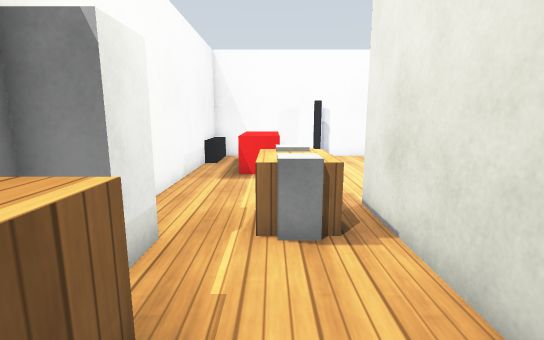
view 1 (above)

13 first-person views from a walk through a world built for the Gazebo simulator. The camera is 1.1 m above the floor, tilts 10° down and sees 85° across. The floor is counted in squares, 0.5 m on a side. Each view is taken from the middle of a square. On the plan, view 1 faces up. The plan holds only what a view shows up to about 18 squares ahead; the rest is blank. Simple patterns stand in for the simulator's built-in surfaces.

view 2
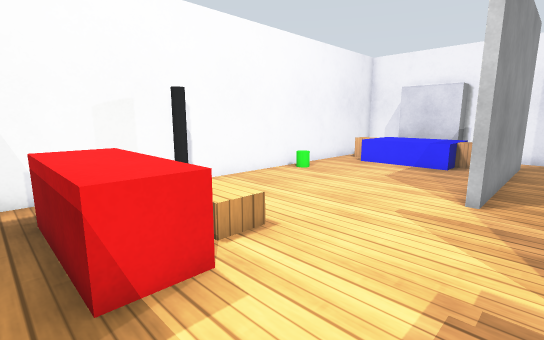

view 3
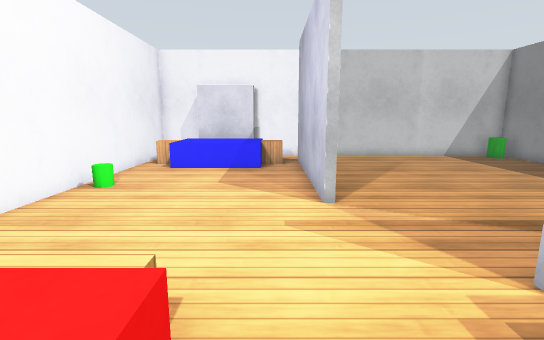

view 4
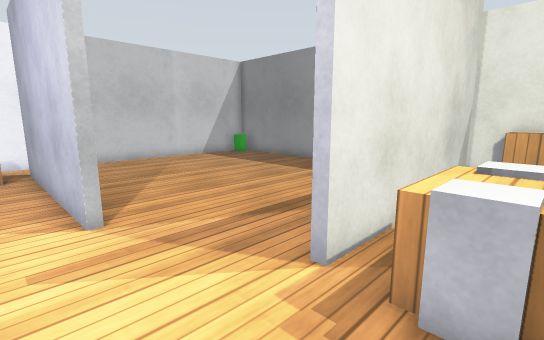

view 5
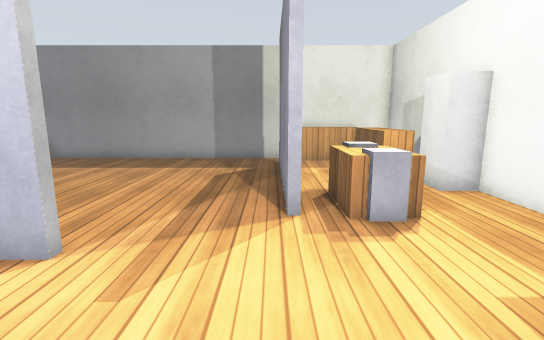

view 6
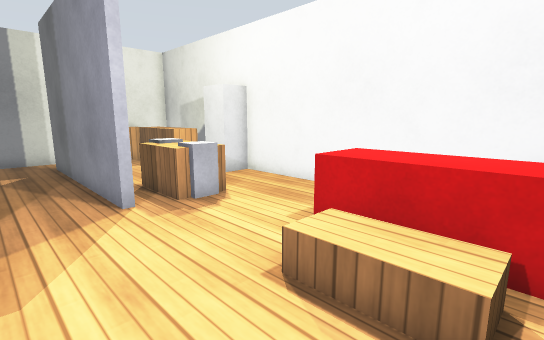

view 7
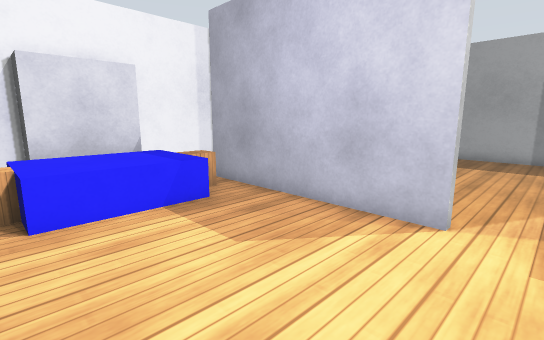

view 8
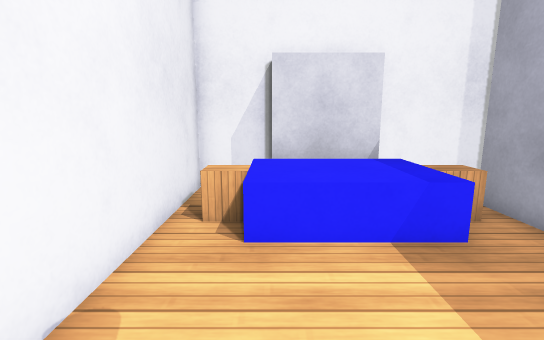

view 9
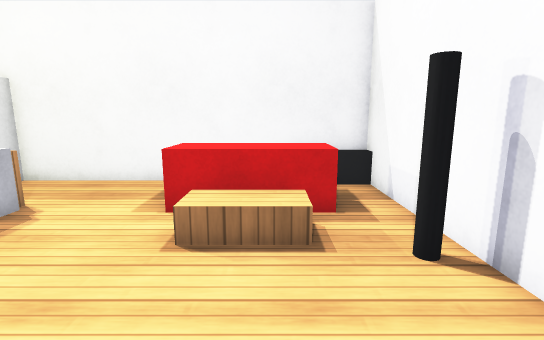

view 10
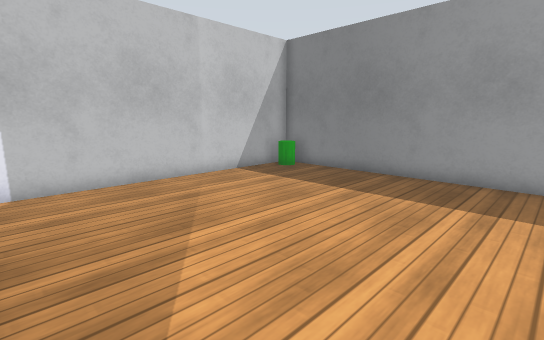

view 11
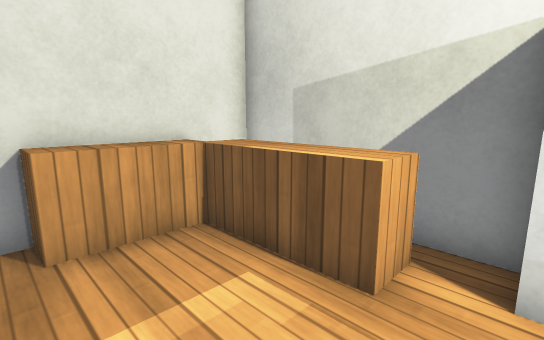

view 12
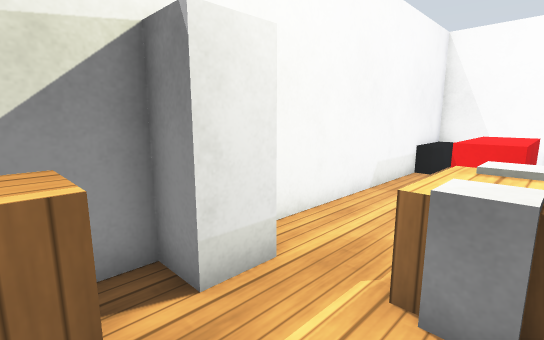

view 13
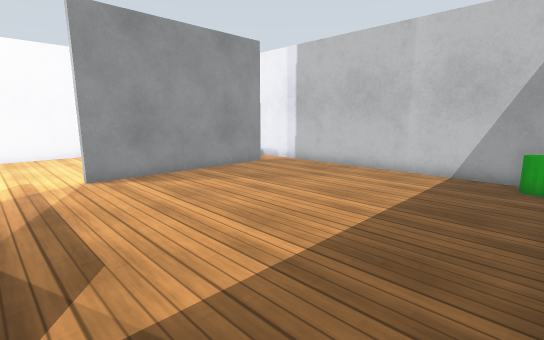

### Floor plan
Points are (right, up) in squares from view 1. A wall is a line through its corners. A room is listed if a view was taken in it or the views show most of it. See-through windows are left out.
Room 1 (views 1, 2, 3, 4, 5, 6, 7, 8, 9, 11, 12)
walls: (6.5, 9.3) (6.5, 9.6) (14.5, 9.6); (7.5, 17.3) (-2.5, 17.3); (-3.3, 14.4) (-3.3, 5.8); (-3.3, 3.4) (-3.3, -2.3) (-1.4, -2.3); (2.4, -0.6) (2.4, 7.5) (2.6, 7.5); (16.3, 10.4) (16.3, 11.4); (1.4, -2.3) (2.4, -2.3); (16.3, 15.6) (16.3, 17.3) (9.4, 17.3)
ways out: opening at (3, -1.5) to room 2; opening at (5, 8.3) to room 2; opening at (15.5, 10) to room 2
objects: fridge (-3, 4) to (-2, 5); TV cabinet (-3, 15) to (-3, 17); counter (-2, -1) to (-2, 2); counter (-1, -2) to (1, -1); red box (-1, 12) to (0, 15); wooden box (0, 6) to (1, 7); wooden box (1, 13) to (2, 14); black pole (2, 16) to (3, 17); green cylinder (8, 16) to (9, 17); blue box (12, 12) to (14, 15); wooden box (13, 11) to (14, 11); wooden box (13, 16) to (14, 16); wardrobe (15, 12) to (16, 15)
Room 2 (views 10, 13)
walls: (16.3, -0.4) (16.3, 10.4); (14.6, 9.3) (6.5, 9.3); (2.6, 7.5) (2.6, -0.5); (2.4, -2.3) (15.5, -2.3)
ways out: opening at (3, -1.5) to room 1; opening at (5, 8.3) to room 1; opening at (15.5, 10) to room 1
objects: green cylinder (15, -2) to (16, -1)

Positions as (right, up) in squares from view 1, and headings:
1: (0, 0), facing up
2: (-2, 8), facing up-right
3: (-1, 11), facing right
4: (0, 11), facing down-right
5: (3, 14), facing down
6: (5, 15), facing down-left
7: (5, 16), facing down-right
8: (7, 15), facing right
9: (7, 14), facing left
10: (6, 9), facing down-right
11: (2, 4), facing down-left
12: (1, 2), facing up-left
13: (4, -2), facing up-right
